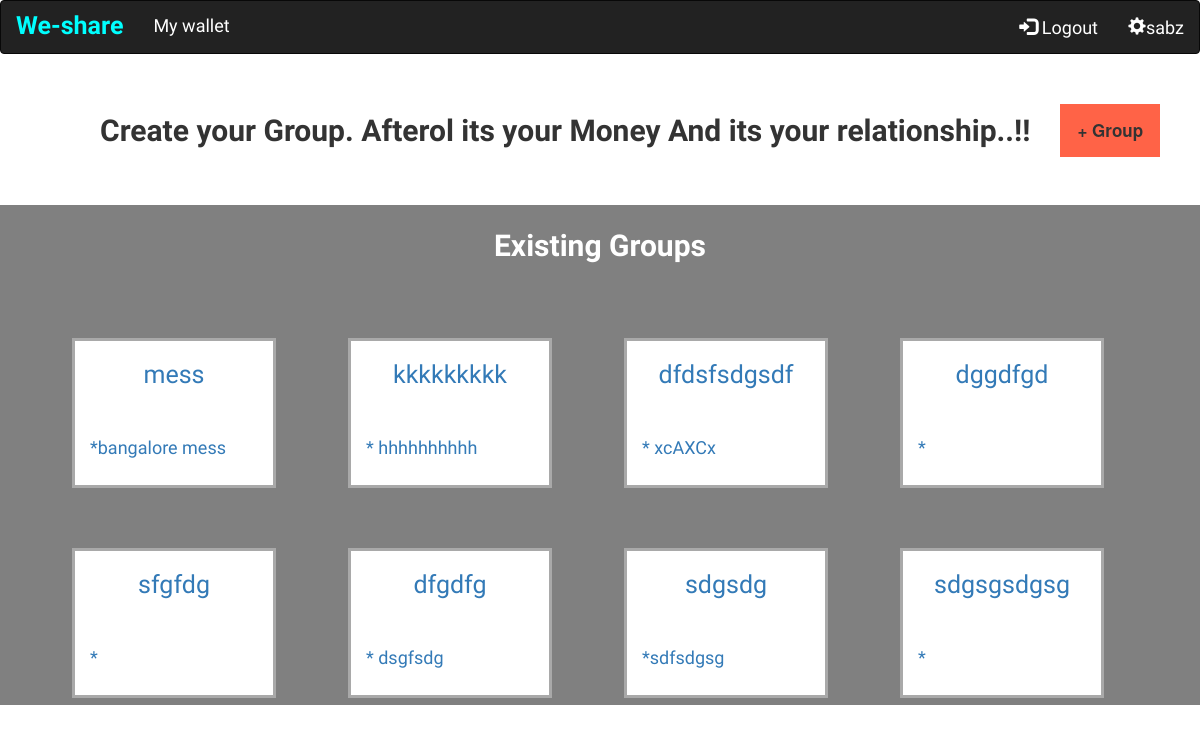
The page /home/ (signed in) on the database its author committed.
### mess/models.py (models this page shows, shortened)
class WSGroup(models.Model):
	group_name=models.CharField(max_length=30)
	group_members=models.ManyToManyField("Member")
	description=models.CharField(max_length=50)

### mess/views.py (the view)
# urls.py: url(r'^home/$',views.index,name='index'),
@login_required(login_url='/')
def index(request):
    member=Member.objects.get(user=request.user)
    mem_lenders=Transaction.objects.filter(lender=member, group__isnull=True)
    mem_receivers=Transaction.objects.filter(receiver=member, group__isnull=True)
    member_status={}
    for transaction in mem_lenders:
        if member_status.get(transaction.receiver.user.username):
            member_status[transaction.receiver.user.username] += transaction.amount
        else:
            member_status[transaction.receiver.user.username] = transaction.amount
    for transaction in mem_receivers:
        if member_status.get(transaction.lender.user.username):
            member_status[transaction.lender.user.username] += -transaction.amount
        else:
            member_status[transaction.lender.user.username] = -transaction.amount
    group_details=member.wsgroup_set.all()
    all_users=User.objects.all().exclude(username__in=["admin", request.user.username])
    user=request.user
    return render(request,'mess/home.html',{'user':user,'all_users':all_users,'group_details':group_details})

### mess/templates/mess/home.html (shortened to what this page needs)
<!DOCTYPE html>
<html lang="en">
  <head>
    {% load static %}
    <link rel="stylesheet" href="https://maxcdn.bootstrapcdn.com/bootstrap/3.3.7/css/bootstrap.min.css">
    <link rel="stylesheet" type="text/css" media="screen" href="https://cdnjs.cloudflare.com/ajax/libs/bootstrap-select/1.9.3/css/bootstrap-select.min.css">
    <link rel='stylesheet' href='/static/css/home.css' type="text/css">
    <link rel='stylesheet' href="{% static "css/selectize.css" %}">
  </head>
  <body>
    <nav class="navbar navbar-inverse">
      <div class="container-fluid">
        <div class="navbar-header">
          <b><a class="navbar-brand logo-title" href="/home/">We-share</a></b>
        </div>
    <ul class="nav navbar-nav">
      <li ><a class="subtitle-style" href="/invoice/">My wallet</a></li>
  </ul>
  <ul class="nav navbar-nav navbar-right ">
    <li >
      <a class="subtitle-style" href="#"><span class="glyphicon glyphicon-cog"></span>{{user}}</a></li>
    </ul>
    <ul class="nav navbar-nav navbar-right">
      <li><a class="subtitle-style" href="/logout"><span class="glyphicon glyphicon-log-in"></span> Logout</a></li>
    </ul>
  </div>
</nav>
<div class="group-button" >
  <h4 class="button-click"> Create your Group. Afterol its your Money And its your relationship..!!&nbsp;&nbsp;&nbsp;&nbsp;</h4>
  <button class="button-design button-hower" type="button" data-toggle="modal" data-target="#myModal">+ Group</button>
</div>
<div class="groups-box">
  <b><p class="box-title">Existing Groups</p></b>
  {% for i in group_details %}
    <div class="groupname-box box-hovering"><a href={% url 'group_report' i.id  %}>
      <h2 class="boxname-style">{{i.group_name}}</h2>
      <h4 class="boxsubname">*{{i.description}}</h4>
  </div>
{% endfor %}
</div>
</body>

### mess/static/css/home.css (style rules this page uses)
.button-click { font-family: 'Shadows Into Light', cursive; font-size: 30px; font-weight: bolder; }
.group-button { padding-left: 100px; padding-top: 30px; display: flex; }
.button-design { text-decoration: none; border: solid 0px white; width: 100px; background-color: #FF6347; font-size: 17px; font-weight: bolder; border-color: white; }
body { height: 500px; }
.box-title { text-align: center; padding-top: 20px; color: white; font-family: 'Audiowide', cursive; font-size: 30px; }
.button-hower { transition: all .5s ease-in-out; }
.logo-title { font-family: 'Architects Daughter', cursive; font-size: 25px; }
.subtitle-style { font-family: 'Nunito Sans', sans-serif; font-size: 18px; color: white; }
.navbar-inverse .navbar-brand { color:aqua; }
.navbar-inverse .navbar-nav>li>a { color:white; }
.groups-box { height:100%; background-color: grey; margin-top:4%; overflow: scroll; }
.groupname-box { width: 17%; height: 150px; background-color: white; margin-left: 6%; margin-top: 5%; border-style: solid; border-width: medium; border-width: 3px; border-color: darkgray; transition: all .5s ease-in-out; float: left; overflow: hidden; }
.boxname-style { font-family: 'Love Ya Like A Sister', cursive; font-size: 25px; text-align: center; }
.boxsubname { font-family: 'Nunito Sans', sans-serif; padding-left: 15px; padding-top: 40px; }

### rows shown on the page
WSGroup: group_name "mess", description "bangalore mess"
WSGroup: group_name "kkkkkkkkk", description "hhhhhhhhhh"
WSGroup: group_name "dfdsfsdgsdf", description "xcAXCx"
WSGroup: group_name "dggdfgd"
WSGroup: group_name "sfgfdg"
WSGroup: group_name "dfgdfg", description "dsgfsdg"
WSGroup: group_name "sdgsdg", description "sdfsdgsg"
WSGroup: group_name "sdgsgsdgsg"

### other values the page prints
{{ user }} "sabz"
